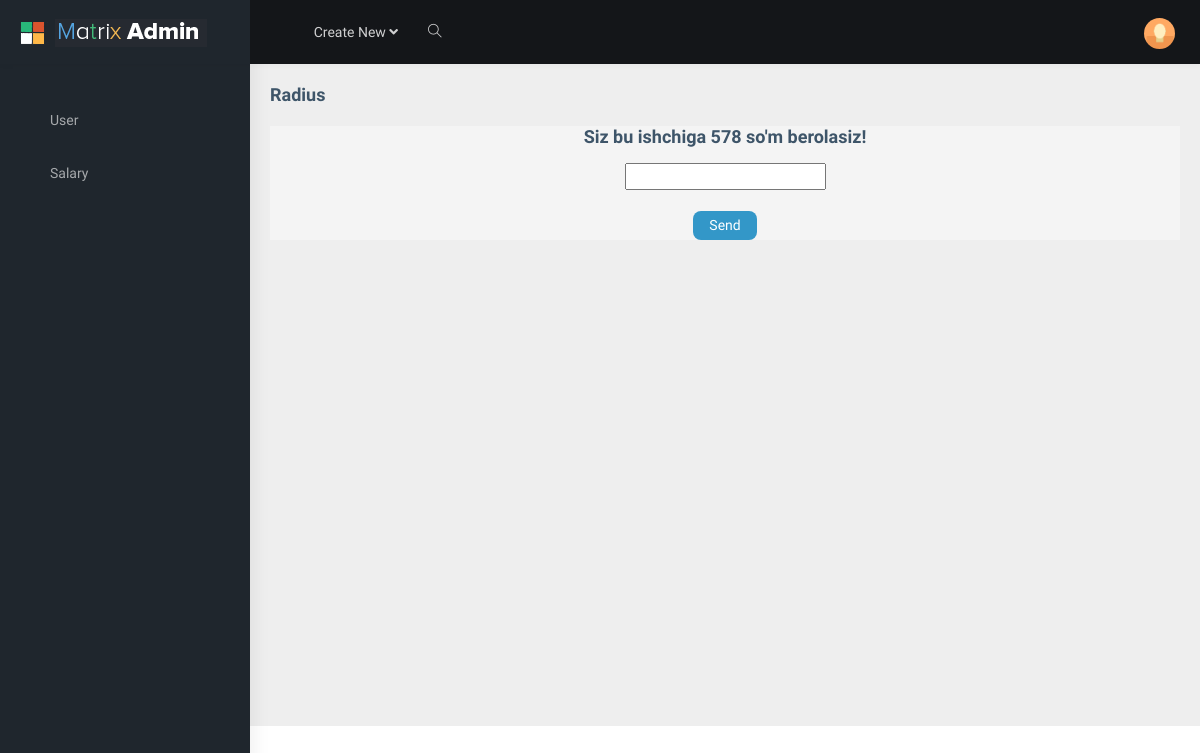
Before: /api/admin/add/give/1/ (signed in) with the older database file.
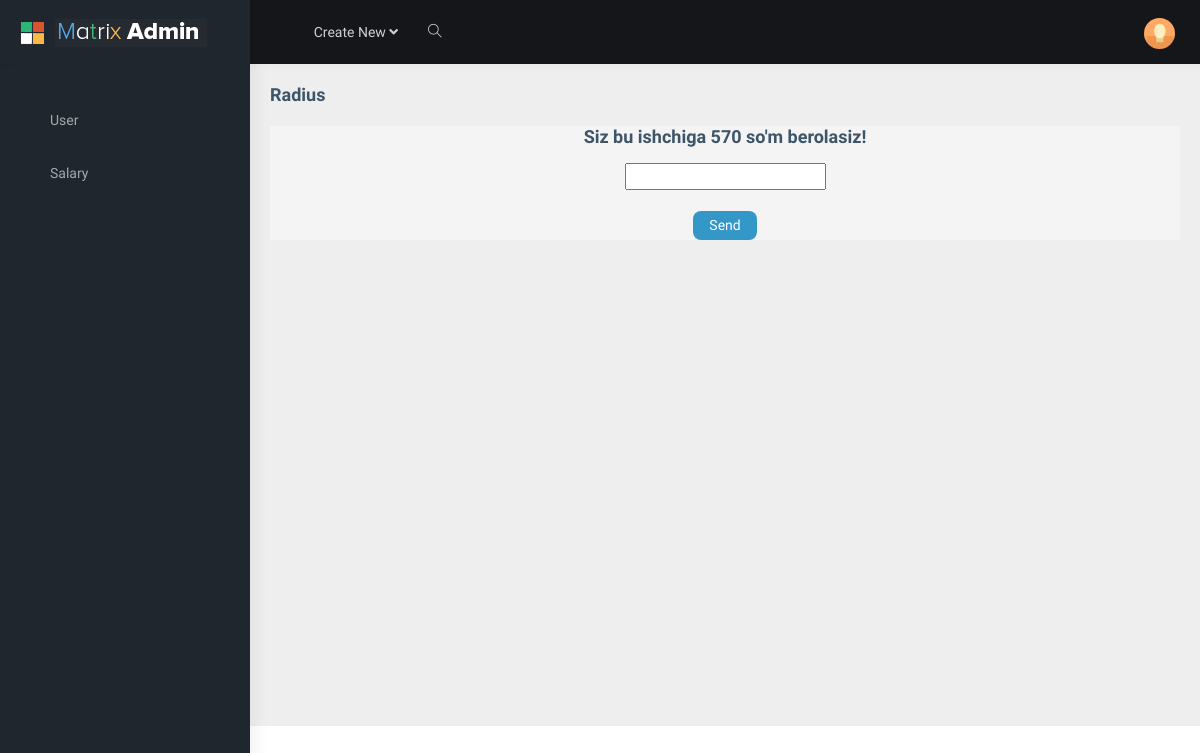
After: the same page with the newer database file.
### salary/models.py (models this page shows, shortened)
class Workers(models.Model):
    CHOICES = (
        ('true', 'TRUE'),
        ('false', 'FALSE')
    )
    full_name = models.CharField(max_length=125)
    phone = models.CharField(max_length=12)
    age = models.IntegerField(default=0)
    job = models.CharField(max_length=125)
    birthday = models.DateField(auto_now=False, auto_now_add=False, blank=True, null=True)
    salary = models.IntegerField(default=0)
    telegram_id = models.CharField(max_length=125)
    bons = models.IntegerField(default=0)
    fine = models.IntegerField(default=0)
    give = models.IntegerField(default=0)
    residue = models.IntegerField(default=0)
    step = models.IntegerField(default=0)
    clock_in = models.TimeField(blank=True, null=True)
    clock_out = models.TimeField(blank=True, null=True)
    month = models.DateField(blank=True, null=True)
    image = models.CharField(blank=True, null=True, max_length=125)
    type = models.CharField(max_length=12, blank=True, null=True)
    status = models.CharField(max_length=25, choices=CHOICES, default='true', blank=True, null=True)

### salary/views.py (the view, shortened to what this page needs)
# urls.py: path('add/give/<int:id>/', AddGive.as_view(), name='addgive'),
class AddGive(UpdateView):
    def get(self, request, *args, **kwargs):
        if not request.user.is_authenticated:
            return HttpResponseRedirect(reverse_lazy('login'))
        form = AddBonsForm
        user = Workers.objects.get(id=self.kwargs['id'])
        context = {
            'form': form,
            'user': user
        }
        return render(request, 'admin/addgive.html', context)

### salary/templates/admin/addgive.html (shortened to what this page needs)
{% extends 'base.html' %}
{% load static %}
{% block content %}
<div style="background:#f4f4f4;">
    <div class="container">
        <form method="post">
            <div style="display: grid;place-items: center;">
                <label> <h4>Siz bu ishchiga {{user.residue}} so'm berolasiz!</h4></label>
                <input style="place-items: center" type="number" name="give" required id="id_title"><br>
                <input type="submit" style="background-color:#3397C8; padding:4px 16px;border-radius:8px;color:#fff;border:0 " value="Send">
            </div>
        </form>
    </div>
</div>
{% endblock content%}

Changed rows visible on the page:
changed Workers: residue "578" → "570"
